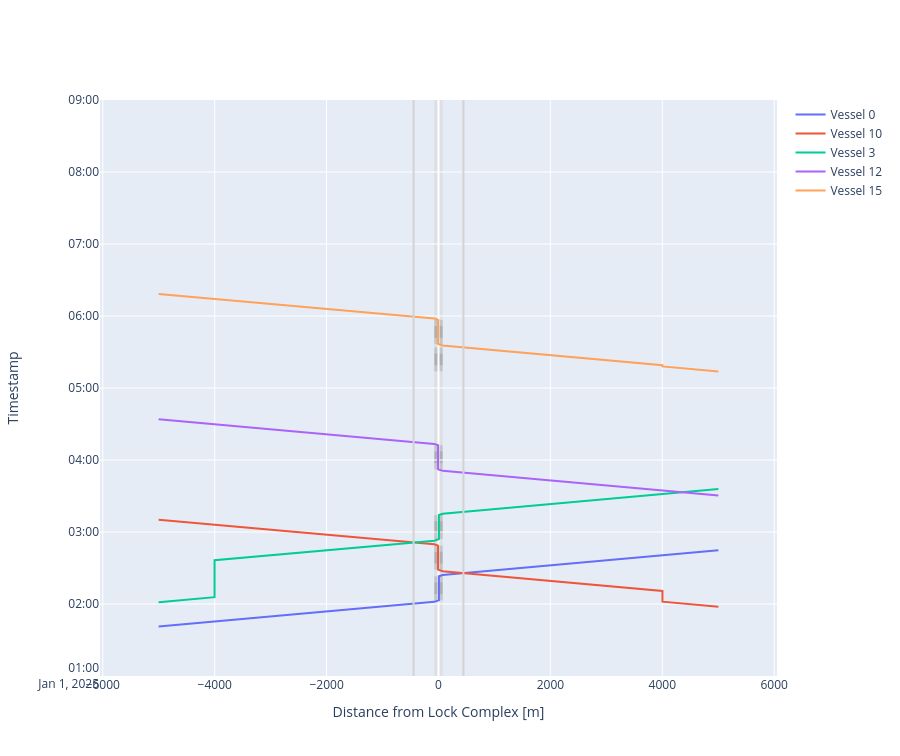

Notebook cell for this chart:
### Code cell
# We can plot the time-distance diagram
fig = lock_chamber_II.plot(xlimmin = -6050, 
                           xlimmax = 6050,
                           ylimmin = pd.Timestamp('2025-01-01 01:00:00'),
                           ylimmax = pd.Timestamp('2025-01-01 09:00:00'),
                           method='Plotly')

fig.update_layout(height=cm_to_pixels(20))

### Figure 1 — Plotly figure (JSON) as saved in the notebook; plotly's stock layout.template omitted (floating-point values rounded to 4 significant figures)
{"data": [{"mode": "lines", "name": "Vessel 0", "type": "scatter", "x": [-5002.0, -4002.0, -75.0, -75.0, 7.5, 7.5, 7.5, 7.5, 7.5, 7.5, 7.5, 7.5, 75.0, 75.0, 5002.0, 5002.0], "xaxis": "x", "y": ["2025-01-01T01:41:14.550491", "2025-01-01T01:45:24.550491", "2025-01-01T02:01:46.423936", "2025-01-01T02:01:46.423936", "2025-01-01T02:03:06.607522", "2025-01-01T02:03:06.607522", "2025-01-01T02:08:06.607522", "2025-01-01T02:08:06.607522", "2025-01-01T02:18:06.607522", "2025-01-01T02:18:06.607522", "2025-01-01T02:23:06.607522", "2025-01-01T02:23:06.607522", "2025-01-01T02:24:12.212273", "2025-01-01T02:24:12.212273", "2025-01-01T02:44:44.085719", "2025-01-01T02:44:44.085719"], "yaxis": "y"}, {"mode": "lines", "name": "Vessel 10", "type": "scatter", "x": [5002.0, 4002.0, 4002.0, 4002.0, 75.0, 75.0, -7.5, -7.5, -7.5, -7.5, -7.5, -7.5, -7.5, -7.5, -75.0, -75.0, -5002.0, -5002.0], "xaxis": "x", "y": ["2025-01-01T01:57:47.065476", "2025-01-01T02:01:57.065476", "2025-01-01T02:10:55.338828", "2025-01-01T02:10:55.338828", "2025-01-01T02:27:17.212273", "2025-01-01T02:27:17.212273", "2025-01-01T02:28:37.395859", "2025-01-01T02:28:37.395859", "2025-01-01T02:33:37.395859", "2025-01-01T02:33:37.395859", "2025-01-01T02:43:37.395859", "2025-01-01T02:43:37.395859", "2025-01-01T02:48:37.395859", "2025-01-01T02:48:37.395859", "2025-01-01T02:49:43.000610", "2025-01-01T02:49:43.000610", "2025-01-01T03:10:14.874055", "2025-01-01T03:10:14.874055"], "yaxis": "y"}, {"mode": "lines", "name": "Vessel 3", "type": "scatter", "x": [-5002.0, -4002.0, -4002.0, -4002.0, -75.0, -75.0, 7.5, 7.5, 7.5, 7.5, 7.5, 7.5, 7.5, 7.5, 75.0, 75.0, 5002.0, 5002.0], "xaxis": "x", "y": ["2025-01-01T02:01:32.774660", "2025-01-01T02:05:42.774660", "2025-01-01T02:36:26.127165", "2025-01-01T02:36:26.127165", "2025-01-01T02:52:48.000610", "2025-01-01T02:52:48.000610", "2025-01-01T02:54:08.184196", "2025-01-01T02:54:08.184196", "2025-01-01T02:59:08.184196", "2025-01-01T02:59:08.184196", "2025-01-01T03:09:08.184196", "2025-01-01T03:09:08.184196", "2025-01-01T03:14:08.184196", "2025-01-01T03:14:08.184196", "2025-01-01T03:15:13.788947", "2025-01-01T03:15:13.788947", "2025-01-01T03:35:45.662393", "2025-01-01T03:35:45.662393"], "yaxis": "y"}, {"mode": "lines", "name": "Vessel 12", "type": "scatter", "x": [5002.0, 4002.0, 75.0, 75.0, -7.5, -7.5, -7.5, -7.5, -7.5, -7.5, -7.5, -7.5, -75.0, -75.0, -5002.0, -5002.0], "xaxis": "x", "y": ["2025-01-01T03:30:27.343527", "2025-01-01T03:34:37.343527", "2025-01-01T03:50:59.216972", "2025-01-01T03:50:59.216972", "2025-01-01T03:52:19.400558", "2025-01-01T03:52:19.400558", "2025-01-01T03:57:19.400558", "2025-01-01T03:57:19.400558", "2025-01-01T04:07:19.400558", "2025-01-01T04:07:19.400558", "2025-01-01T04:12:19.400558", "2025-01-01T04:12:19.400558", "2025-01-01T04:13:25.005309", "2025-01-01T04:13:25.005309", "2025-01-01T04:33:56.878755", "2025-01-01T04:33:56.878755"], "yaxis": "y"}, {"mode": "lines", "name": "Vessel 15", "type": "scatter", "x": [5002.0, 4002.0, 4002.0, 4002.0, 75.0, 75.0, -7.5, -7.5, -7.5, -7.5, -7.5, -7.5, -7.5, -7.5, -75.0, -75.0, -5002.0, -5002.0], "xaxis": "x", "y": ["2025-01-01T05:13:51.166654", "2025-01-01T05:18:01.166654", "2025-01-01T05:19:01.793208", "2025-01-01T05:19:01.793208", "2025-01-01T05:35:23.666653", "2025-01-01T05:35:23.666653", "2025-01-01T05:36:43.850239", "2025-01-01T05:36:43.850239", "2025-01-01T05:41:43.850239", "2025-01-01T05:41:43.850239", "2025-01-01T05:51:43.850239", "2025-01-01T05:51:43.850239", "2025-01-01T05:56:43.850239", "2025-01-01T05:56:43.850239", "2025-01-01T05:57:49.454991", "2025-01-01T05:57:49.454991", "2025-01-01T06:18:21.328436", "2025-01-01T06:18:21.328436"], "yaxis": "y"}], "layout": {"height": 756, "shapes": [{"fillcolor": "lightgrey", "layer": "below", "line": {"width": 0}, "name": "Lock Geometry", "opacity": 0.5, "type": "rect", "x0": -75, "x1": 75, "y0": "2025-01-01T01:00:00", "y1": "2025-01-01T09:00:00"}, {"fillcolor": "darkgrey", "layer": "below", "line": {"width": 0}, "name": "Lock gate closing", "opacity": 0.5, "type": "rect", "x0": -75, "x1": 75, "xref": "x", "y0": "2025-01-01T02:03:06.607522", "y1": "2025-01-01T02:08:06.607522", "yref": "y"}, {"fillcolor": "grey", "layer": "below", "line": {"width": 0}, "name": "Lock levelling", "opacity": 0.5, "type": "rect", "x0": -75, "x1": 75, "xref": "x", "y0": "2025-01-01T02:08:06.607522", "y1": "2025-01-01T02:18:06.607522", "yref": "y"}, {"fillcolor": "darkgrey", "layer": "below", "line": {"width": 0}, "name": "Lock gate opening", "opacity": 0.5, "type": "rect", "x0": -75, "x1": 75, "xref": "x", "y0": "2025-01-01T02:18:06.607522", "y1": "2025-01-01T02:23:06.607522", "yref": "y"}, {"fillcolor": "darkgrey", "layer": "below", "line": {"width": 0}, "name": "Lock gate closing", "opacity": 0.5, "type": "rect", "x0": -75, "x1": 75, "xref": "x", "y0": "2025-01-01T02:28:37.395859", "y1": "2025-01-01T02:33:37.395859", "yref": "y"}, {"fillcolor": "grey", "layer": "below", "line": {"width": 0}, "name": "Lock levelling", "opacity": 0.5, "type": "rect", "x0": -75, "x1": 75, "xref": "x", "y0": "2025-01-01T02:33:37.395859", "y1": "2025-01-01T02:43:37.395859", "yref": "y"}, {"fillcolor": "darkgrey", "layer": "below", "line": {"width": 0}, "name": "Lock gate opening", "opacity": 0.5, "type": "rect", "x0": -75, "x1": 75, "xref": "x", "y0": "2025-01-01T02:43:37.395859", "y1": "2025-01-01T02:48:37.395859", "yref": "y"}, {"fillcolor": "darkgrey", "layer": "below", "line": {"width": 0}, "name": "Lock gate closing", "opacity": 0.5, "type": "rect", "x0": -75, "x1": 75, "xref": "x", "y0": "2025-01-01T02:54:08.184196", "y1": "2025-01-01T02:59:08.184196", "yref": "y"}, {"fillcolor": "grey", "layer": "below", "line": {"width": 0}, "name": "Lock levelling", "opacity": 0.5, "type": "rect", "x0": -75, "x1": 75, "xref": "x", "y0": "2025-01-01T02:59:08.184196", "y1": "2025-01-01T03:09:08.184196", "yref": "y"}, {"fillcolor": "darkgrey", "layer": "below", "line": {"width": 0}, "name": "Lock gate opening", "opacity": 0.5, "type": "rect", "x0": -75, "x1": 75, "xref": "x", "y0": "2025-01-01T03:09:08.184196", "y1": "2025-01-01T03:14:08.184196", "yref": "y"}, {"fillcolor": "darkgrey", "layer": "below", "line": {"width": 0}, "name": "Lock gate closing", "opacity": 0.5, "type": "rect", "x0": -75, "x1": 75, "xref": "x", "y0": "2025-01-01T03:52:19.400558", "y1": "2025-01-01T03:57:19.400558", "yref": "y"}, {"fillcolor": "grey", "layer": "below", "line": {"width": 0}, "name": "Lock levelling", "opacity": 0.5, "type": "rect", "x0": -75, "x1": 75, "xref": "x", "y0": "2025-01-01T03:57:19.400558", "y1": "2025-01-01T04:07:19.400558", "yref": "y"}, {"fillcolor": "darkgrey", "layer": "below", "line": {"width": 0}, "name": "Lock gate opening", "opacity": 0.5, "type": "rect", "x0": -75, "x1": 75, "xref": "x", "y0": "2025-01-01T04:07:19.400558", "y1": "2025-01-01T04:12:19.400558", "yref": "y"}, {"fillcolor": "darkgrey", "layer": "below", "line": {"width": 0}, "name": "Lock gate closing", "opacity": 0.5, "type": "rect", "x0": -75, "x1": 75, "xref": "x", "y0": "2025-01-01T05:13:51.166654", "y1": "2025-01-01T05:18:51.166654", "yref": "y"}, {"fillcolor": "grey", "layer": "below", "line": {"width": 0}, "name": "Lock levelling", "opacity": 0.5, "type": "rect", "x0": -75, "x1": 75, "xref": "x", "y0": "2025-01-01T05:18:51.166654", "y1": "2025-01-01T05:28:51.166654", "yref": "y"}, {"fillcolor": "darkgrey", "layer": "below", "line": {"width": 0}, "name": "Lock gate opening", "opacity": 0.5, "type": "rect", "x0": -75, "x1": 75, "xref": "x", "y0": "2025-01-01T05:28:51.166654", "y1": "2025-01-01T05:33:51.166654", "yref": "y"}, {"fillcolor": "darkgrey", "layer": "below", "line": {"width": 0}, "name": "Lock gate closing", "opacity": 0.5, "type": "rect", "x0": -75, "x1": 75, "xref": "x", "y0": "2025-01-01T05:36:43.850239", "y1": "2025-01-01T05:41:43.850239", "yref": "y"}, {"fillcolor": "grey", "layer": "below", "line": {"width": 0}, "name": "Lock levelling", "opacity": 0.5, "type": "rect", "x0": -75, "x1": 75, "xref": "x", "y0": "2025-01-01T05:41:43.850239", "y1": "2025-01-01T05:51:43.850239", "yref": "y"}, {"fillcolor": "darkgrey", "layer": "below", "line": {"width": 0}, "name": "Lock gate opening", "opacity": 0.5, "type": "rect", "x0": -75, "x1": 75, "xref": "x", "y0": "2025-01-01T05:51:43.850239", "y1": "2025-01-01T05:56:43.850239", "yref": "y"}, {"line": {"color": "lightgrey"}, "type": "line", "x0": -445, "x1": -445, "xref": "x", "y0": 0, "y1": 1, "yref": "y domain"}, {"line": {"color": "lightgrey"}, "type": "line", "x0": 445, "x1": 445, "xref": "x", "y0": 0, "y1": 1, "yref": "y domain"}], "showlegend": true, "xaxis": {"anchor": "y", "domain": [0, 1], "range": [-6050, 6050], "title": {"text": "Distance from Lock Complex [m]"}}, "yaxis": {"anchor": "x", "domain": [0, 1], "range": ["2025-01-01T01:00:00", "2025-01-01T09:00:00"], "title": {"text": "Timestamp"}}}}
